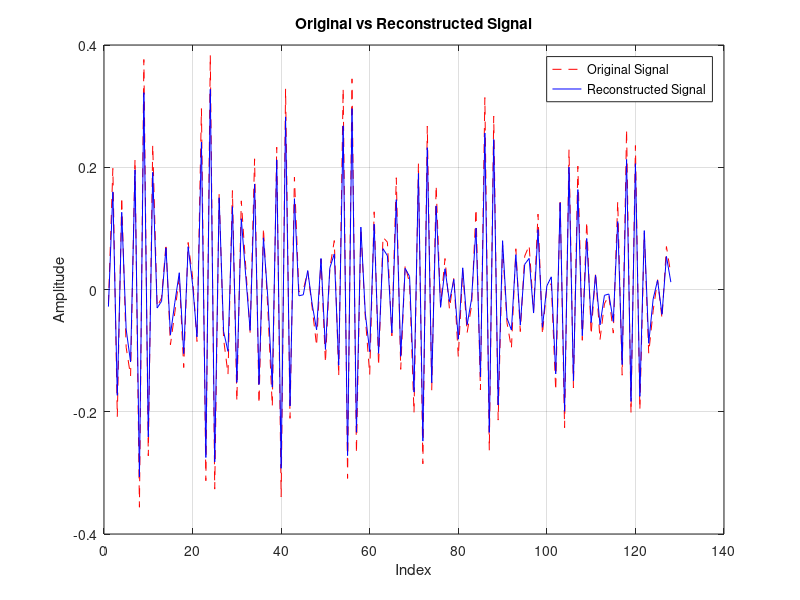

Recreate this plot in MATLAB.
clc; clear; close all;

n = 128;          
m = 60;           
K = 5;            
alpha = 0.05;      
i = 50;      

z_true = zeros(n,1);
idx = randperm(n, K);
z_true(idx) = randn(K,1);

Psi = idct(eye(n));         
x = Psi * z_true;   % real signal

% Gaussian noise
snr = 10; 
s_p = norm(x)^2 / m;
n_p = s_p / (10^(snr/10));
noise = sqrt(n_p) * randn(m, 1);

Phi = randn(m,n);
Phi = Phi ./ vecnorm(Phi')'; 
y = Phi * x;  
%y = Phi * x + noise;

theta = Phi * Psi;            

% Coordinate Descent Algorithm
z = zeros(n,1);
B = theta' * y;
S = eye(n) - theta' * theta;

for t = 1:i
    z_bar = sign(B) .* max(abs(B) - alpha, 0); 
    [~, k] = max(abs(z - z_bar));              

    delta = z_bar(k) - z(k);
    B = B + S(:,k) * delta;
    z(k) = z_bar(k);
end

x_rec = Psi * z;    % recovered ignal

figure;
plot(x, 'r--'); hold on;
plot(x_rec, 'b-');
legend('Original Signal', 'Reconstructed Signal');
title('Original vs Reconstructed Signal');
xlabel('Index');
ylabel('Amplitude');
grid on;
